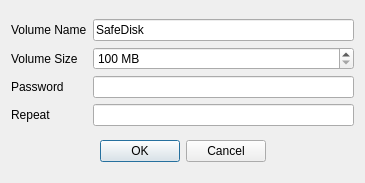
<?xml version="1.0" encoding="UTF-8"?>
<ui version="4.0">
 <class>CreateDisk</class>
 <widget class="QDialog" name="CreateDisk">
  <property name="geometry">
   <rect>
    <x>0</x>
    <y>0</y>
    <width>365</width>
    <height>183</height>
   </rect>
  </property>
  <property name="windowTitle">
   <string>Dialog</string>
  </property>
  <layout class="QGridLayout" name="gridLayout">
   <item row="0" column="0">
    <layout class="QGridLayout" name="gridLayout_2">
     <item row="0" column="0">
      <widget class="QLabel" name="volumeNameLabel">
       <property name="text">
        <string>Volume Name</string>
       </property>
      </widget>
     </item>
     <item row="0" column="1">
      <widget class="QLineEdit" name="volumeNameLineEdit">
       <property name="text">
        <string>SafeDisk</string>
       </property>
      </widget>
     </item>
     <item row="1" column="0">
      <widget class="QLabel" name="volumeSizeLabel">
       <property name="text">
        <string>Volume Size</string>
       </property>
      </widget>
     </item>
     <item row="1" column="1">
      <widget class="QDoubleSpinBox" name="volumeSizeDoubleSpinBox">
       <property name="suffix">
        <string> MB</string>
       </property>
       <property name="decimals">
        <number>0</number>
       </property>
       <property name="minimum">
        <double>100.000000000000000</double>
       </property>
       <property name="maximum">
        <double>9999999.000000000000000</double>
       </property>
       <property name="singleStep">
        <double>100.000000000000000</double>
       </property>
      </widget>
     </item>
     <item row="2" column="0">
      <widget class="QLabel" name="passwordLabel">
       <property name="text">
        <string>Password</string>
       </property>
      </widget>
     </item>
     <item row="2" column="1">
      <widget class="QLineEdit" name="passwordLineEdit">
       <property name="echoMode">
        <enum>QLineEdit::Password</enum>
       </property>
      </widget>
     </item>
     <item row="3" column="0">
      <widget class="QLabel" name="repeatLabel">
       <property name="text">
        <string>Repeat</string>
       </property>
      </widget>
     </item>
     <item row="3" column="1">
      <widget class="QLineEdit" name="repeatLineEdit">
       <property name="echoMode">
        <enum>QLineEdit::Password</enum>
       </property>
      </widget>
     </item>
    </layout>
   </item>
   <item row="1" column="0">
    <widget class="QDialogButtonBox" name="buttonBox">
     <property name="enabled">
      <bool>true</bool>
     </property>
     <property name="orientation">
      <enum>Qt::Horizontal</enum>
     </property>
     <property name="standardButtons">
      <set>QDialogButtonBox::Cancel|QDialogButtonBox::Ok</set>
     </property>
     <property name="centerButtons">
      <bool>true</bool>
     </property>
    </widget>
   </item>
  </layout>
 </widget>
 <resources/>
 <connections>
  <connection>
   <sender>buttonBox</sender>
   <signal>accepted()</signal>
   <receiver>CreateDisk</receiver>
   <slot>accept()</slot>
   <hints>
    <hint type="sourcelabel">
     <x>248</x>
     <y>254</y>
    </hint>
    <hint type="destinationlabel">
     <x>157</x>
     <y>274</y>
    </hint>
   </hints>
  </connection>
  <connection>
   <sender>buttonBox</sender>
   <signal>rejected()</signal>
   <receiver>CreateDisk</receiver>
   <slot>reject()</slot>
   <hints>
    <hint type="sourcelabel">
     <x>316</x>
     <y>260</y>
    </hint>
    <hint type="destinationlabel">
     <x>286</x>
     <y>274</y>
    </hint>
   </hints>
  </connection>
 </connections>
</ui>
